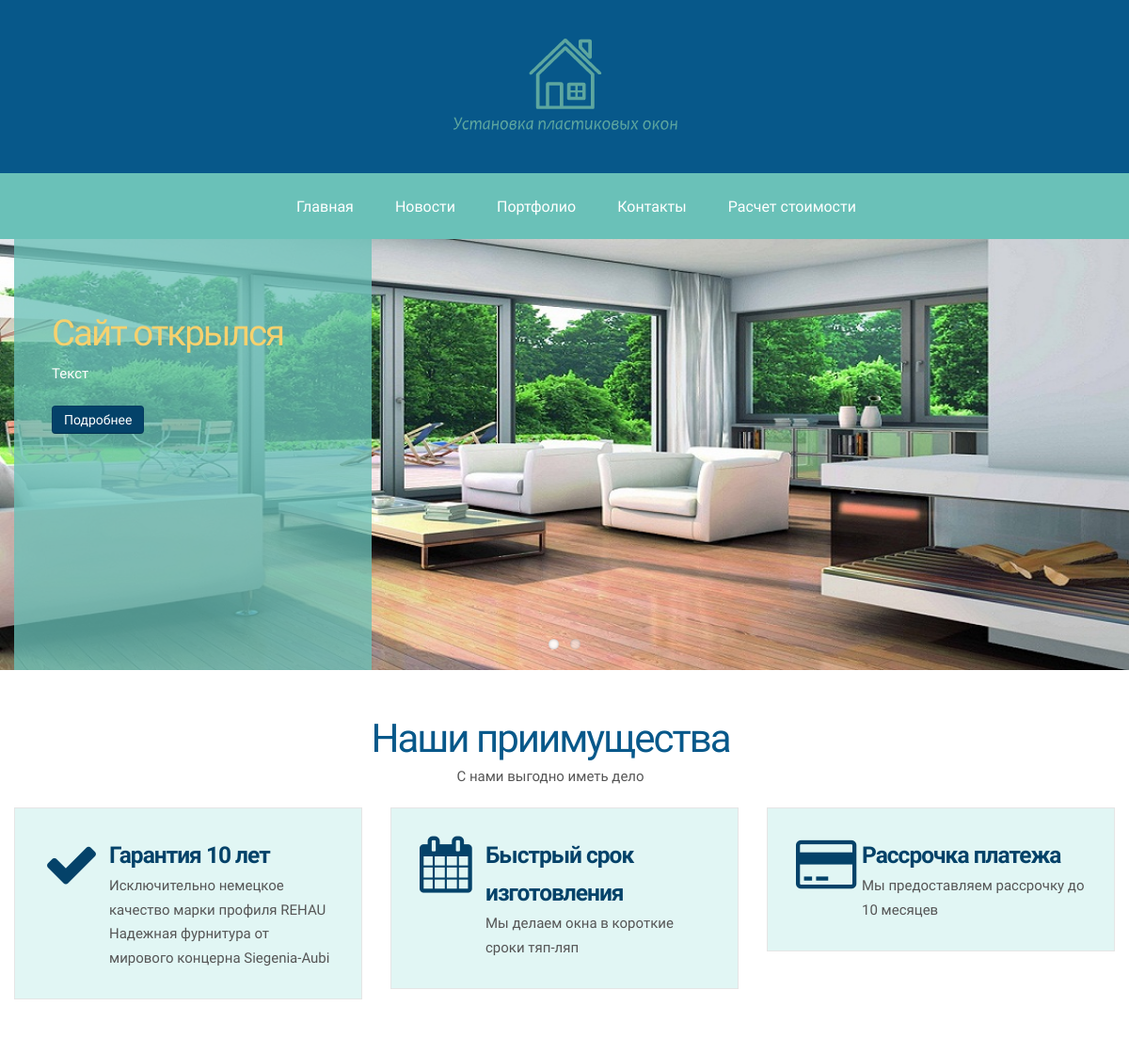
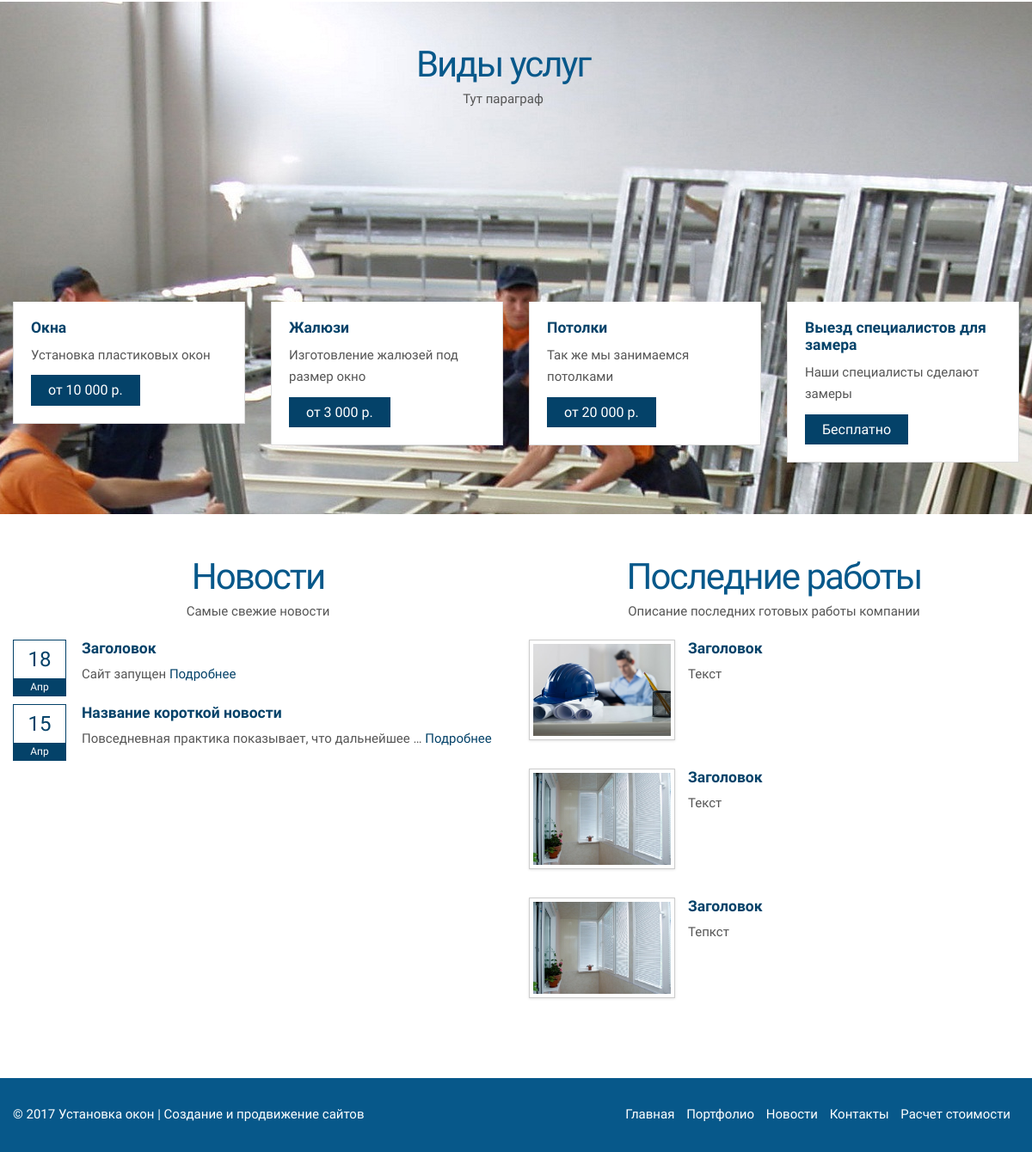
The page / on the database its author committed (2 pictures, top to bottom).
### main/models.py (models this page shows, shortened)
class Slider(models.Model):
	title = models.CharField(max_length=30, verbose_name="Заголовок")
	body = models.TextField(max_length=300, verbose_name = "Текст")
	image = models.ImageField(upload_to='media/slider', verbose_name="Изображение")
	url = models.CharField(max_length=50, verbose_name="Ссылка")
	class Meta:
		verbose_name_plural='Слайдер'

### news/models.py (models this page shows, shortened)
class News(models.Model):
	title = models.CharField(max_length=60, verbose_name = 'Заголовок')
	slug = models.SlugField(max_length=60, verbose_name = 'Адрес URL')
	body = models.TextField(max_length=500, verbose_name='Текст')
	image = models.ImageField(upload_to='media/news', verbose_name="Изображение", blank = True)
	author = models.ForeignKey(User, verbose_name="Автор")
	date_time = models.DateField(default=timezone.now, verbose_name="Дата создания")
	published_date = models.DateTimeField(default=timezone.now(), verbose_name="Дата публикации")
	def get_absolute_url(self):
		return reverse('detail', args=[str(self.slug)])
	class Meta:
		ordering = ['-published_date']
		verbose_name="Новость"
		verbose_name_plural = "Новости"

### portfolio/models.py (models this page shows, shortened)
class Images(models.Model):
	name = models.CharField(max_length=30, verbose_name="Название")
	description = models.TextField(max_length=200, verbose_name="Описание")
	image = models.ImageField(upload_to='media/portfolio', verbose_name="Изображение", blank=True)
	pub_date = models.DateTimeField(default=timezone.now())
	class Meta:
		ordering = ['pub_date']
		verbose_name="Портфолио"
		verbose_name_plural = "Портфолио"

### main/views.py (the view)
# urls.py: url(r'^$', Main.as_view(), name = 'main'),
class Main(TemplateView):
	template_name = 'main/main.html'
	def get_context_data(self, **kwargs):
		context = super(Main, self).get_context_data(**kwargs)
		context['news'] = News.objects.filter(published_date__lte=timezone.now()).order_by('-published_date')[:3]
		context['images'] = Images.objects.filter(pub_date__lte=timezone.now()).order_by('-pub_date')[:3]
		return context

### main/context_processors.py (called while the page is built)
def slider(request):
	return {'sliders':Slider.objects.all()}

### templates/main/main.html (shortened to what this page needs)
{% extends 'base.html' %}
{% load staticfiles %}
{% block content %}
    <div id="content">
        <div class="container">
            <div class="row">
                <div class="text-title">
                    <h2>Наши приимущества</h2>
                    <div>С нами выгодно иметь дело</div>
                </div>
                <div class="span4">
                    <div class="featured-box">
                        <i class="icon-ok icon-4x"></i>
                        <div class="text">
                            <h3>Гарантия 10 лет</h3>
                                Исключительно немецкое качество марки профиля REHAU Надежная фурнитура от мирового концерна Siegenia-Aubi
                        </div>
                    </div>
                </div>
                <div class="span4">
                    <div class="featured-box">
                        <i class="icon-calendar icon-4x"></i>
                        <div class="text">
                            <h3>Быстрый срок изготовления</h3>
                            Мы делаем окна в короткие сроки тяп-ляп
                        </div>
                    </div>
                </div>
                <div class="span4">
                    <div class="featured-box">
                        <i class="icon-credit-card icon-4x"></i>
                        <div class="text">
                            <h3>Рассрочка платежа</h3>
                            Мы предоставляем рассрочку до 10 месяцев
                        </div>
                    </div>
                </div>
            </div>
            </div>
            <section id="ourservice-parallax-bg" data-speed="5" data-type="background">
                <div class="container">
                <div class="row">
                <div class="text-title">
                    <h2>Виды услуг</h2>
                    <div>Тут параграф</div>
                </div>
                <div class="span3 ourservice-item">
                    <a class="preview" href="{% static 'img/ourservice/1.jpg' %} " data-gal="prettyPhoto" title="Описание">
                        <img data-original="{% static 'img/ourservice/1.jpg' %}" src="img/blank-1.gif" alt="" class="img-hover"></a>
                    <div class="text">
                        <h4><a href="css/index.html#">Окна</a></h4>
                        <div class="teaser">
                            Установка пластиковых окон
                        </div>
                        <div class="price">
                            от 10 000 р.
                        </div>
                    </div>
                </div>
                <div class="span3 ourservice-item">
                    <a class="preview" href="{% static 'img/ourservice/2.jpg' %}" data-gal="prettyPhoto" title="Описание">
                        <img data-original="{% static 'img/ourservice/2.jpg' %}" src="img/blank-1.gif" alt="" class="img-hover"></a>
                    <div class="text">
                        <h4><a href="css/index.html#">Жалюзи</a></h4>
                        <div class="teaser">
                            Изготовление жалюзей под размер окно
                        </div>
                        <div class="price">
                            от 3 000 р.
                        </div>
                    </div>
                </div>
                <div class="span3 ourservice-item">
                    <a class="preview" href="{% static 'img/ourservice/3.jpg' %}" data-gal="prettyPhoto" title="Описание">
                        <img data-original="{% static 'img/ourservice/3.jpg' %}" src="img/blank-1.gif" alt="" class="img-hover"></a>
                    <div class="text">
                        <h4><a href="css/index.html#">Потолки</a></h4>
                        <div class="teaser">
                            Так же мы занимаемся потолками
                        </div>
                        <div class="price">
                            от 20 000 р.
                        </div>
                    </div>
                </div>
                <div class="span3 ourservice-item">
                    <a class="preview" href="{% static 'img/ourservice/4.jpg' %}" data-gal="prettyPhoto" title="Описание">
                        <img data-original="{% static 'img/ourservice/4.jpg' %}" src="img/blank-1.gif" alt="" class="img-hover"></a>
                    <div class="text">
                        <h4><a href="css/index.html#">Выезд специалистов для замера</a></h4>
                        <div class="teaser">
                            Наши специалисты сделают замеры
                        </div>
                        <div class="price">
                           Бесплатно
                        </div>
                    </div>
                </div>
            </div>
            </div>
            </section>
            <div class="container">
            <div class="row">
                <div class="span6">
                    <div class="text-title">
                        <h2>Новости</h2>
                        <div>Самые свежие новости</div>
                    </div>
                    {% for new in news %}
                    <ul class="bloglist-small">
                        <li>
                            <div class="date-box">
                                <span class="day">{{ new.date_time|date:"d" }}</span>
                                <span class="month">{{ new.date_time|date:"M" }}</span>
                            </div>
                            <div class="txt">
                                <h4><a href="{{ new.get_absolute_url }}">{{ new.title }}</a></h4>
                                <span class="read">{{new.body|truncatechars:50}} <a href="{{ new.get_absolute_url }}">Подробнее</a></span>
                            </div>
                        </li>
                        {% endfor %}
                    </ul>
                </div>
                <div class="span6">
                    <div class="text-title">
                        <h2>Последние работы</h2>
                        <div>Описание последних готовых работы компании</div>
                    </div>
                    <ul class="ourservice-list-2">
                        {% for image in images %}
                        <li>
                            <a class="preview" href="{{MEDIA_URL}}{{image.image}}" data-gal="prettyPhoto" title="Описание">
                                <img data-original="{{MEDIA_URL}}{{image.image}}" src="{{MEDIA}}{{image.image}}" class="img-polaroid img-hover" alt=""></a>
                            <div class="text">
                                <h4>{{image.name}}</h4>
                                {{image.description}}
                            </div>
                        </li>
                        {% endfor %}
                    </ul>
                </div>
            </div>
        </div>
    </div>
{% endblock %}

### templates/base.html (shortened to what this page needs)
{% load staticfiles %}
<!DOCTYPE html>
<html lang="en">
<head>
    <link href="{% static 'css/html6.css' %}" rel="stylesheet" type="text/css">
</head>
<body>
     <header>
        <div id="logo">
            <div class="inner">
                <a href="index.html">
                    <img src="{% static 'img/logo.png' %}" alt=""></a>
            </div>
        </div>
        <div id="mainourservice-container">
            <ul id="mainourservice">
                <li><a href="{% url 'main' %}">Главная</a></li>
                <li><a href="{% url 'news' %}">Новости</a></li>
                <li><a href="{% url 'portfolio' %}">Портфолио</a></li>
                <li><a href="{% url 'contact' %}">Контакты</a></li>
                <li><a href="{% url 'add' %}">Расчет стоимости</a></li>
            </ul>
        </div>
    </header>
    <section id="slider">
        <div class="flexslider main-slider">
            <ul class="slides">
            {% for slider in sliders %}
                <li>
                    <div class="container">
                        <div class="slider-info">
                            <div class="inner">
                                <h1>{{ slider.title }}</h1>
                                <div class="slider-text">
                                    {{slider.body}}
                                </div>
                                <a href="{{slider.url}}" class="btn btn-primary">Подробнее</a>
                            </div>
                        </div>
                    </div>
                    <img src="{{MEDIA_URL}}{{slider.image}}" alt="">
                </li>
            {% endfor  %}
        </div>
    </section>
    {% block content %}{% endblock %}
    <footer>
            <div class="container">
                <div class="row">
                    <div class="span6">
                         &copy; 2017 Установка окон | <a href="#">Создание и продвижение сайтов</a>
                    </div>
                    <div class="span6">
                        <nav>
                            <ul>
                                <li><a href="{% url 'main' %}">Главная</a></li>
                                <li><a href="{% url 'portfolio' %}">Портфолио</a></li>
                                <li><a href="{% url 'news' %}">Новости</a></li>
                                <li><a href="{% url 'contact' %}">Контакты</a></li>
                                <li><a href="{% url 'add' %}">Расчет стоимости</a></li>
                            </ul>
                        </nav>
                    </div>
                </div>
            </div>
        </footer>
</body>
</html>

### static/css/flexslider.css (style rules this page uses)
.slides, .flex-control-nav, .flex-direction-nav { margin: 0; padding: 0; list-style: none; }
.flexslider { margin: 0; padding: 0; }
.flexslider .slides > li { display: none; -webkit-backface-visibility: hidden; }
.flexslider .slides img { width: 100%; display: block; }
.slides:after { content: "\0020"; display: block; clear: both; visibility: hidden; line-height: 0; height: 0; }
.flexslider { margin: 0 0 60px; background: #fff; border: 4px solid #fff; position: relative; -webkit-border-radius: 4px; -moz-border-radius: 4px; -o-border-radius: 4px; border-radius: 4px; -webkit-box-shadow: 0 1px 4px rgba(0,0,0,.2); -moz-box-shadow: 0 1px 4px rgba(0,0,0,.2); -o-box-shadow: 0 1px 4px rgba(0,0,0,.2); box-shadow: 0 1px 4px rgba(0,0,0,.2); zoom: 1; }
.flexslider .slides { zoom: 1; }

### static/css/style.css (style rules this page uses)
body { font-family: "Oranienbaum"; font-size: 15px; line-height: 1.7em; margin: 0; padding: 0; color: #555; background: #fff }
header { background: #07588A }
header.clone { width: 100%; position: fixed; top: -80px; transition: 0.2s top ease-in }
header.clone #logo { display: none }
h1, h2 { font-weight: lighter; color: #044269 }
h3, h4, h5, h6 { font-weight: 600; color: #044269 }
h2 { font-size: 42px; color: #07588A; letter-spacing: -2px; line-height: inherit; margin-top: 0 }
h3 { letter-spacing: -1px; margin-top: 0 }
a { color: #044269 }
#logo { text-align: center }
#logo .inner { margin: 40px 0 40px 0; display: inline-block }
#content { padding: 60px 0 60px 0 }
#mainourservice a { -o-transition: .5s; -ms-transition: .5s; -moz-transition: .5s; -webkit-transition: .5s; transition: .5s }
.btn-primary { background: #044269; text-shadow: none; box-shadow: none; -moz-box-shadow: none; -webkit-box-shadow: none }
#mainourservice-container { text-align: center; width: 100%; height: 70px; background: #6AC1B8 }
#mainourservice { color: #fff; font-weight: 400; font-size: 16px; letter-spacing: 0px; display: inline-block; text-align: left }
#mainourservice li { margin: 0px 0px; padding: 0px 0px; float: left; display: inline; list-style: none; position: relative }
#mainourservice a { display: block; padding: 26px 22px 24px 22px; text-decoration: none; color: #fff }
footer { color: #fff; background: #07588A; padding: 30px 0 30px 0 }
footer ul { margin: 0; padding: 0; float: right }
footer li { display: inline; padding: 0 10px 0 0 }
footer a { color: #fff }
.text-title { margin-bottom: 20px; text-align: center }
.text-title h2 { font-weight: 300; font-size: 42px; padding-bottom: 5px; letter-spacing: -2px }
.bloglist-small { list-style: none; margin: 0; padding: 0 }
.bloglist-small li { padding-bottom: 10px; margin-bottom: 10px }
.bloglist-small li .txt { padding-left: 80px }
.bloglist-small li .read { display: block; margin-bottom: 5px }
.date-box { width: 60px; position: absolute; text-align: center; border: solid 1px #044269 }
.date-box .day { color: #044269; display: block; font-size: 24px; padding: 12px 0 12px 0 }
.date-box .month { font-size: 12px; display: block; color: #fff; background: #044269 }
.featured-box { border: solid 1px #e5e5e5; padding: 30px; background: #E1F6F4; color: #555 }
.featured-box h3 { margin-bottom: 0px }
.featured-box i { position: absolute; color: #044269 }
.featured-box .text { padding-left: 70px }
.flexslider { margin: 0; padding: 0; border: none; box-shadow: none }
.main-slider .slider-info { position: absolute }
.main-slider .slider-info .inner { width: 300px; height: 420px; z-index: 10; padding: 40px; padding-top: 70px; color: #FDFDFD; background: rgba(106, 193, 184, 0.77); opacity: 1; line-height: 1.8em }
.main-slider .slider-info h1 { color: #f6d16e; display: inline-block; letter-spacing: -2px }
.main-slider .slider-info .btn { margin-top: 20px }
.ourservice-item .text { padding: 20px; padding-top: 10px; border: solid 1px #ddd; border-top: none; background: #fff; color: #555 }
.ourservice-item .price { padding: 10px; background: #044269; color: #fff; font-size: 16px; padding: 5px 20px 5px 20px; display: inline-block; margin-top: 10px }
.ourservice-list-2 { margin: 0; padding: 0 }
.ourservice-list-2 li { list-style: none; min-height: 130px; margin-bottom: 20px }
.ourservice-list-2 li img { width: 160px; height: auto; position: absolute }
.ourservice-list-2 li .text { padding-left: 185px }
#ourservice-parallax-bg { padding: 60px 0 60px 0; margin: 60px 0 60px 0; background: url(../img/bg-big-1.jpg) no-repeat top center }

### rows shown on the page
Slider: title "Сайт открылся", body "Текст", image (picture)
News: date_time "18", date_time "Апр", title "Заголовок", body "Сайт запущен"
News: date_time "15", date_time "Апр", title "Название короткой новости", body "Повседневная практика показывает, что дальнейшее …"
Images: image (picture), name "Заголовок", description "Текст"
Images: image (picture), name "Заголовок", description "Текст"
Images: image (picture), name "Заголовок", description "Тепкст"
